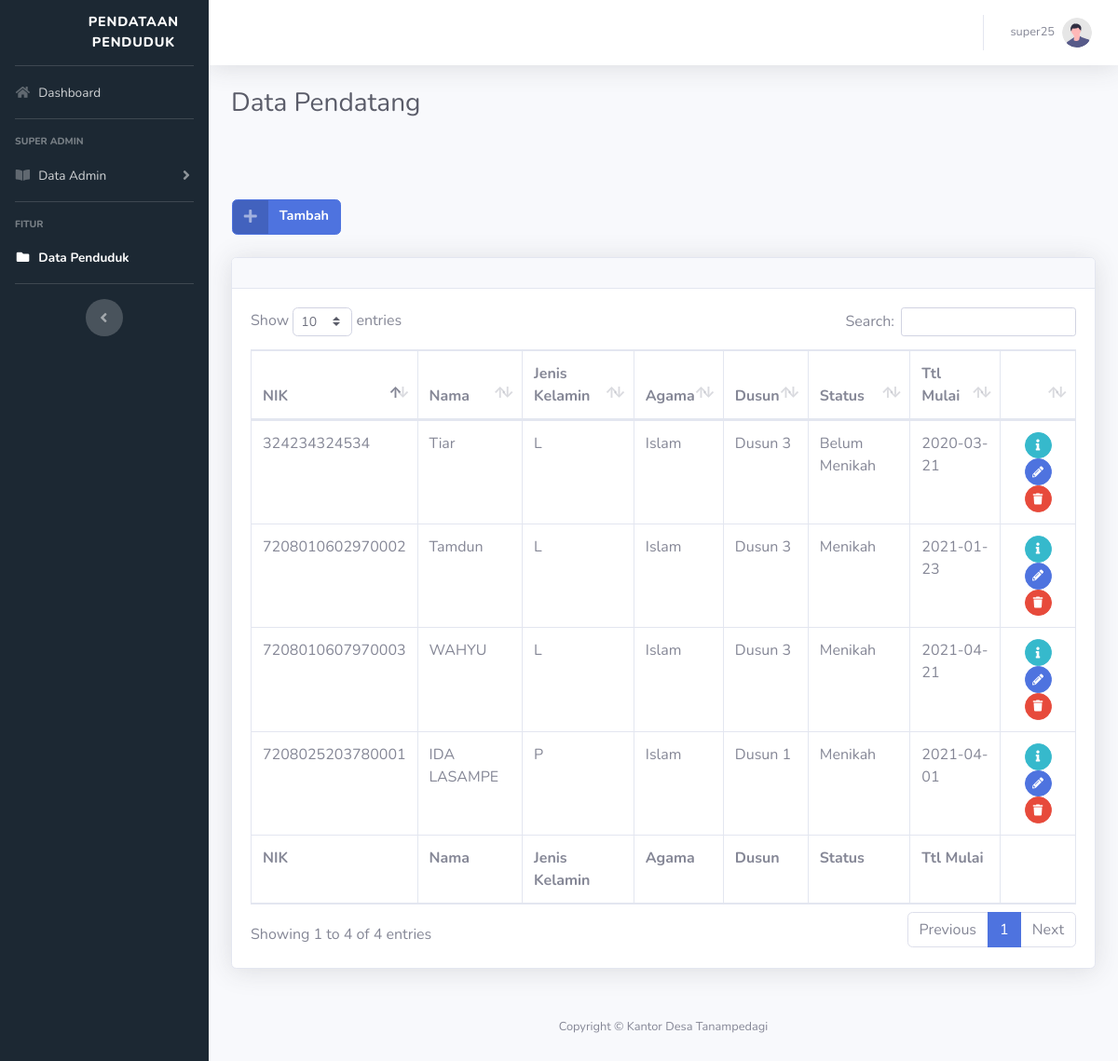
The page /Program/all_data_pendatang_super.php (signed in) on the database its author committed.
### tables this page shows
CREATE TABLE `data_pendatang` (
  `nik` bigint(20) NOT NULL,
  `nama` varchar(50) NOT NULL,
  `agama` varchar(20) NOT NULL,
  `gender` varchar(11) NOT NULL,
  `ttl` date NOT NULL,
  `dusun` varchar(20) NOT NULL,
  `alamat` varchar(60) NOT NULL,
  `pendidikan` varchar(20) NOT NULL,
  `pekerjaan` varchar(20) NOT NULL,
  `gol_darah` varchar(2) NOT NULL,
  `no_telp` varchar(13) NOT NULL,
  `status` varchar(20) NOT NULL,
  `kategori` varchar(20) NOT NULL,
  `ttl_mulai` date NOT NULL,
  `id_akun` int(11) NOT NULL
);

### Program/all_data_pendatang_super.php (the view, shortened to what this page needs)
<!DOCTYPE html>
<html lang="en">
<head>
    <link href="vendor/fontawesome-free/css/all.min.css" rel="stylesheet" type="text/css">
    <link href="css/sb-admin-2.min.css" rel="stylesheet">
    <link rel="stylesheet" type="text/css" href="css/style.css">
    <link href="vendor/datatables/dataTables.bootstrap4.min.css" rel="stylesheet">
</head>
<body id="page-top">
    <div id="wrapper">
        <ul class="navbar-nav samping sidebar sidebar-dark accordion" id="accordionSidebar">
            <a class="sidebar-brand d-flex align-items-center justify-content-center" href="dashboard_super.php">
                <div class="sidebar-brand-icon logo">
                </div>
                <div class="sidebar-brand-text mx-3 text">Pendataan Penduduk</div>
            </a>
            <hr class="sidebar-divider my-0">
            <li class="nav-item">
                <a class="nav-link" href="dashboard_super.php">
                    <i class="fas fa-fw fa-home"></i>
                    <span>Dashboard</span></a>
            </li>
            <hr class="sidebar-divider">
            <div class="sidebar-heading">
                Super Admin
            </div>
            <li class="nav-item">
                <a class="nav-link collapsed" href="#" data-toggle="collapse" data-target="#collapseTwo"
                    aria-expanded="true" aria-controls="collapseTwo">
                    <i class="fas fa-fw fa-book-open"></i>
                    <span>Data Admin</span>
                </a>
            </li>
            <hr class="sidebar-divider">
            <div class="sidebar-heading">
                Fitur
            </div>
            <li class="nav-item active">
                <a class="nav-link" href="view_all_data.php">
                    <i class="fas fa-fw fa-folder"></i>
                    <span>Data Penduduk</span></a>
            </li>
            <hr class="sidebar-divider d-none d-md-block">
            <div class="text-center d-none d-md-inline">
                <button class="rounded-circle border-0" id="sidebarToggle"></button>
            </div>
        </ul>
        <div id="content-wrapper" class="d-flex flex-column">
            <div id="content" class="tengah">
                <nav class="navbar navbar-expand navbar-light bg-white topbar mb-4 static-top shadow">
                    <ul class="navbar-nav ml-auto">
                        <li class="nav-item dropdown no-arrow">
                            <a class="nav-link dropdown-toggle" href="#" id="userDropdown" role="button"
                                data-toggle="dropdown" aria-haspopup="true" aria-expanded="false">
                                <span class="mr-2 d-none d-lg-inline text-gray-600 small"><?php echo $_SESSION['username_akun']; ?></span>
                                <img class="img-profile rounded-circle"
                                    src="img/undraw_profile.svg">
                            </a>
                        </li>
                    </ul>
                </nav>
                <div class="container-fluid">
                    <h1 class="h3 mb-4 text-gray-800">Data Pendatang</h1>
                    <div class="input_down">
                    </div>
                    <br>
                    <div class="input_down">
                        <a href="input_data_pendatang.php" class="btn btn-primary btn-icon-split tambah">
                            <span class="icon text-white-50">
                                <i class="fas fa-plus"></i>
                            </span>
                            <span class="text"><b>Tambah</b></span>
                        </a>
                    </div>
                    <br>
                    <div class="card shadow mb-4">
                        <div class="card-header py-3">
                        </div>
                        <div class="card-body">
                            <div class="table-responsive">
                                <table class="table table-bordered" id="dataTable" width="100%" cellspacing="0">
                                    <thead>
                                        <tr>
                                            <th>NIK</th>
                                            <th>Nama</th>
                                            <th>Jenis Kelamin</th>
                                            <th>Agama</th>
                                            <th>Dusun</th>
                                            <th>Status</th>
                                            <th>Ttl Mulai</th>
                                            <th></th>
                                        </tr>
                                    </thead>
                                    <tfoot>
                                        <tr>
                                            <th>NIK</th>
                                            <th>Nama</th>
                                            <th>Jenis Kelamin</th>
                                            <th>Agama</th>
                                            <th>Dusun</th>
                                            <th>Status</th>
                                            <th>Ttl Mulai</th>
                                            <th></th>
                                        </tr>
                                    </tfoot>
                                    <tbody>
                                    <?php
                                    require ('koneksi.php');
                                    $result= mysqli_query($conn, "SELECT * FROM data_pendatang");
                                    while ($data = mysqli_fetch_array($result)){
                                    ?>
                                        <tr>
                                            <td><?php echo $data['nik']; ?></td>
                                            <td><?php echo $data['nama']; ?></td>
                                            <td><?php echo $data['gender']; ?></td>
                                            <td><?php echo $data['agama']; ?></td>
                                            <td><?php echo $data['dusun']; ?></td>
                                            <td><?php echo $data['status']; ?></td>
                                            <td><?php echo $data['ttl_mulai']; ?></td>
                                            <td>
                                                <center>
                                                    <a href="<?php echo "detail_pendatang_super.php?nik=".$data['nik']; ?>" class="btn btn-info btn-circle btn-sm" data-toggle="tooltip" title="Detail">
                                                        <i class="fas fa-info"></i>
                                                    </a>
                                                    <a href="<?php echo "update_pendatang_super.php?nik=".$data['nik']; ?>" class="btn btn-primary btn-circle btn-sm" data-toggle="tooltip" title="Edit">
                                                        <i class="fas fa-pencil-alt"></i>
                                                    </a>
                                                    <a href="<?php echo "delete_pendatang_super_action.php?nik=".$data['nik']; ?>" class="btn btn-danger btn-circle btn-sm" data-toggle="tooltip" title="Hapus">
                                                        <i class="fas fa-trash"></i>
                                                    </a>
                                                </center>
                                            </td>
                                        </tr>
                                    <?php
                                        }
                                    ?>
                                    </tbody>
                                </table>
                            </div>
                        </div>
                    </div>
                </div>
            <footer class="sticky-footer">
                <div class="container my-auto">
                    <div class="copyright text-center my-auto">
                        <span>Copyright &copy; Kantor Desa Tanampedagi</span>
                    </div>
                </div>
            </footer>
        </div>
    </div>
</body>
</html>

### Program/css/style.css (style rules this page uses)
div .logo { width: 90%; height: 270%; background-image: url('../img/lambang3.png'); background-size: 70%; background-repeat: no-repeat; background-position: center; }
.samping { background-color: #1C2833; }
.text { font-size: 90%; }
.input_down { height: 38px; margin-left: -2%; width: 104%; }
.tambah { margin-left: 2%; }

### rows shown on the page
data_pendatang: nik "324234324534", nama "Tiar", gender "L", agama "Islam", dusun "Dusun 3", status "Belum Menikah", ttl_mulai "2020-03-21"
data_pendatang: nik "7208010602970002", nama "Tamdun", gender "L", agama "Islam", dusun "Dusun 3", status "Menikah", ttl_mulai "2021-01-23"
data_pendatang: nik "7208010607970003", nama "WAHYU", gender "L", agama "Islam", dusun "Dusun 3", status "Menikah", ttl_mulai "2021-04-21"
data_pendatang: nik "7208025203780001", nama "IDA LASAMPE", gender "P", agama "Islam", dusun "Dusun 1", status "Menikah", ttl_mulai "2021-04-01"

### other values the page prints
$_SESSION['username_akun'] "super25"
